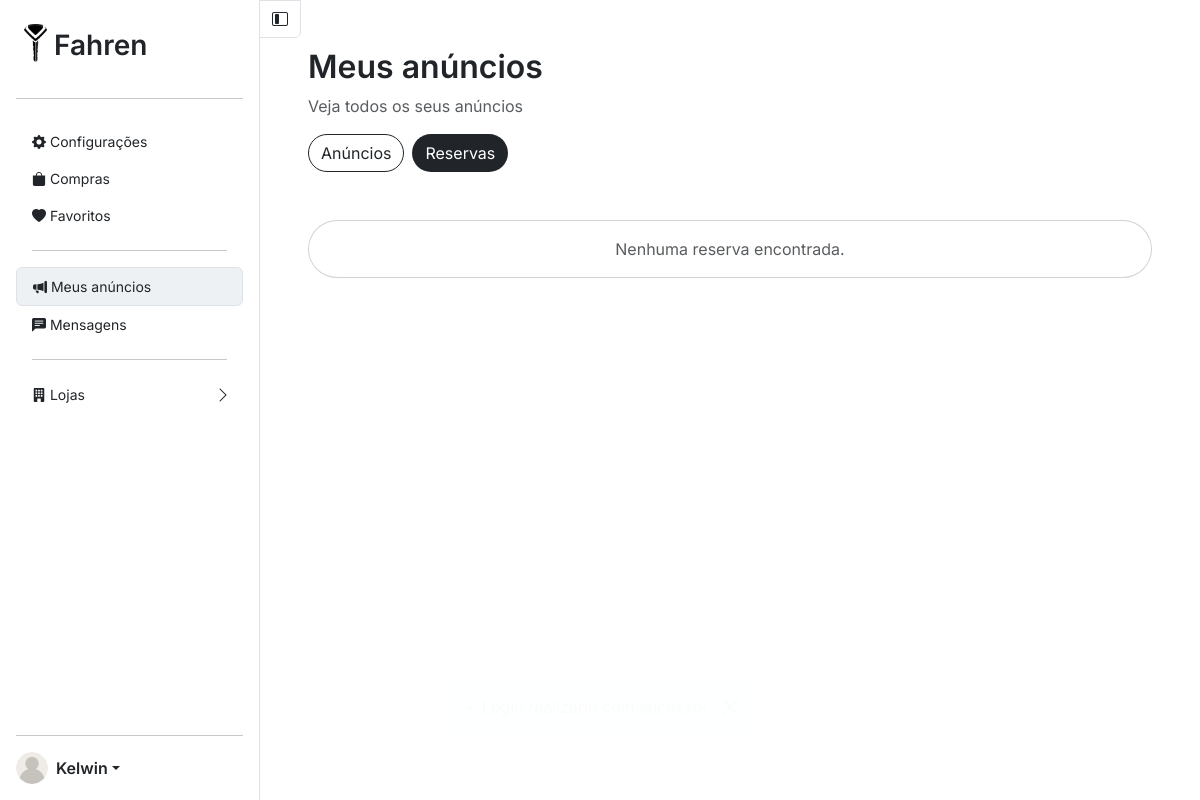
/menu/reservas.php (signed in), run on an earlier commit of the app's database.
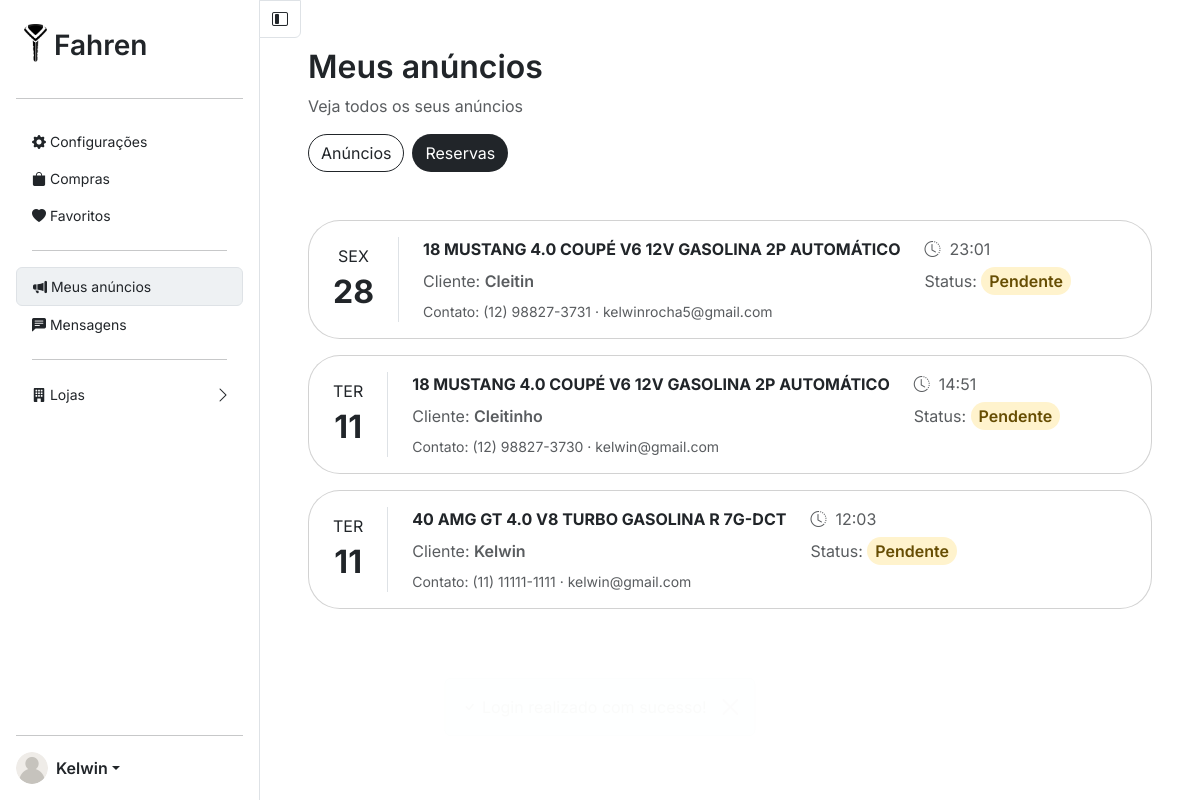
And on a later commit of the database.
### tables this page shows
CREATE TABLE `reservas` (
  `id` int(11) NOT NULL,
  `id_veiculo` int(11) NOT NULL,
  `nome` varchar(120) NOT NULL,
  `telefone` varchar(20) NOT NULL,
  `email` varchar(120) DEFAULT NULL,
  `preferencia_contato` enum('telefone','whatsapp','email') DEFAULT 'telefone',
  `data` date NOT NULL,
  `hora` time NOT NULL,
  `acompanhantes_qtd` tinyint(3) UNSIGNED DEFAULT 0,
  `estado` char(2) DEFAULT NULL,
  `cidade` varchar(100) DEFAULT NULL,
  `bairro` varchar(100) DEFAULT NULL,
  `rua` varchar(150) DEFAULT NULL,
  `numero` varchar(10) DEFAULT NULL,
  `complemento` varchar(100) DEFAULT NULL,
  `cep` varchar(9) DEFAULT NULL,
  `observacoes` text DEFAULT NULL,
  `status` enum('pendente','confirmada','cancelada','realizada') DEFAULT 'pendente',
  `criado_em` datetime DEFAULT current_timestamp(),
  `atualizado_em` datetime DEFAULT current_timestamp() ON UPDATE current_timestamp()
);

CREATE TABLE `anuncios_carros` (
  `id` int(12) NOT NULL,
  `ativo` char(1) NOT NULL DEFAULT 'A',
  `modelo` varchar(75) DEFAULT NULL,
  `estado_local` char(2) DEFAULT NULL,
  `cidade` varchar(255) DEFAULT NULL,
  `marca` int(2) DEFAULT NULL,
  `versao` varchar(150) DEFAULT NULL,
  `carroceria` int(2) DEFAULT NULL,
  `preco` int(9) NOT NULL DEFAULT 0,
  `condicao` char(1) NOT NULL DEFAULT 'U',
  `quilometragem` int(10) DEFAULT NULL,
  `ano_fabricacao` int(4) DEFAULT NULL,
  `ano_modelo` int(4) DEFAULT NULL,
  `propulsao` varchar(10) DEFAULT NULL,
  `combustivel` varchar(20) DEFAULT NULL,
  `cambio` char(1) DEFAULT NULL COMMENT 'A=Automático, M=Manual, C=CVT, T=Automatizado',
  `blindagem` char(1) DEFAULT '0',
  `id_vendedor` int(10) DEFAULT NULL,
  `tipo_vendedor` char(1) NOT NULL DEFAULT '0',
  `imagens` varchar(255) DEFAULT NULL,
  `leilao` char(1) DEFAULT NULL,
  `portas_qtd` smallint(1) DEFAULT 4,
  `assentos_qtd` smallint(1) DEFAULT 5,
  `placa` char(7) DEFAULT NULL,
  `data_criacao` datetime NOT NULL DEFAULT current_timestamp(),
  `cor` int(2) NOT NULL,
  `quant_proprietario` char(1) NOT NULL,
  `revisao` char(1) NOT NULL,
  `vistoria` char(1) NOT NULL,
  `sinistro` char(1) NOT NULL,
  `ipva` char(1) NOT NULL,
  `licenciamento` char(1) NOT NULL,
  `estado_conservacao` char(1) NOT NULL,
  `uso_anterior` char(1) NOT NULL,
  `aceita_troca` char(1) NOT NULL,
  `email` varchar(256) DEFAULT NULL,
  `telefone` varchar(20) DEFAULT NULL,
  `garantia` int(2) NOT NULL,
  `descricao` text DEFAULT NULL
);

### menu/reservas.php (the view, shortened to what the changed rows need)
<?php
include('../controladores/conexao_bd.php');
$id = $_SESSION['id'];
 $sql = "SELECT r.*, a.modelo as modelo_veiculo, a.versao as versao_veiculo, a.marca as marca_veiculo, a.id_vendedor FROM reservas r INNER JOIN anuncios_carros a ON r.id_veiculo = a.id WHERE a.id_vendedor = $id ORDER BY r.criado_em DESC";
 $resultado = mysqli_query($conexao, $sql);
 $reservas = [];
 while ($linha = mysqli_fetch_assoc($resultado)) {
     $reservas[] = $linha;
 }
function format_phone_display($digits) {
    $digits_only = preg_replace('/\D+/', '', $digits);
    $area = substr($digits_only, 0, 2);
    $rest = substr($digits_only, 2);
    $len = strlen($rest);
    $last4 = substr($rest, -4);
    $firstPart = substr($rest, 0, $len - 4);
    return '(' . $area . ') ' . $firstPart . '-' . $last4;
}
function day_abbr_pt($date) {
    $w = date('w', strtotime($date));
    $map = ['dom','seg','ter','qua','qui','sex','sab'];
    return $map[$w] ?? '';
}
?>
<!doctype html>
<html lang="pt-br">
<head>
    <link rel="stylesheet" href="../style.css">
    <link href="https://cdn.jsdelivr.net/npm/bootstrap@5.3.7/dist/css/bootstrap.min.css" rel="stylesheet">
    <link rel="stylesheet" href="https://cdn.jsdelivr.net/npm/bootstrap-icons@1.13.1/font/bootstrap-icons.min.css">
</head>
<body class="overflow-x-hidden">
    <main class="container-fluid d-flex vh-100 p-0">
        <div class="col" style="margin-left: calc(200px + 5vw);">
            <div class="container-fluid p-5 d-flex flex-column h-100 overflow-auto">
                <div class="row">
                    <h2 class="pb-2 fw-semibold mb-0">Meus anúncios</h2>
                </div>
                <div class="row row-cols-1 g-3">
                    <?php if (!empty($reservas)): ?>
                        <?php foreach ($reservas as $res): ?>
                            <?php
                                $badgeClass = 'bg-secondary-subtle text-secondary';
                                switch ($res['status']) {
                                    default: $badgeClass = 'bg-warning-subtle text-warning-emphasis'; break;
                                }
                                $data_display = day_abbr_pt($res['data']);
                                $dia = date('d', strtotime($res['data']));
                            ?>
                            <div class="col-12">
                                <div class="card rounded-5 reserva-card" role="button" data-id="<?= $res['id'] ?>"
                                     data-nome="<?= htmlspecialchars($res['nome'], ENT_QUOTES) ?>"
                                     data-telefone="<?= htmlspecialchars(format_phone_display($res['telefone']), ENT_QUOTES) ?>"
                                     data-email="<?= htmlspecialchars($res['email'], ENT_QUOTES) ?>"
                                     data-preferencia_contato="<?= htmlspecialchars($res['preferencia_contato'], ENT_QUOTES) ?>"
                                     data-data="<?= $res['data'] ?>"
                                     data-hora="<?= $res['hora'] ?>"
                                     data-acompanhantes_qtd="<?= $res['acompanhantes_qtd'] ?>"
                                     data-estado="<?= htmlspecialchars($res['estado'], ENT_QUOTES) ?>"
                                     data-cidade="<?= htmlspecialchars($res['cidade'], ENT_QUOTES) ?>"
                                     data-bairro="<?= htmlspecialchars($res['bairro'], ENT_QUOTES) ?>"
                                     data-rua="<?= htmlspecialchars($res['rua'], ENT_QUOTES) ?>"
                                     data-numero="<?= htmlspecialchars($res['numero'], ENT_QUOTES) ?>"
                                     data-complemento="<?= htmlspecialchars($res['complemento'], ENT_QUOTES) ?>"
                                     data-cep="<?= htmlspecialchars($res['cep'], ENT_QUOTES) ?>"
                                     data-observacoes="<?= htmlspecialchars($res['observacoes'], ENT_QUOTES) ?>"
                                     data-status="<?= $res['status'] ?>"
                                     >
                                    <div class="card-body d-flex px-0 gap-4">
                                            <div class="d-flex flex-column text-center justify-content-center align-items-center px-4 border-end">
                                            <span class="fs-6 text-uppercase"><?= $data_display ?></span>
                                            <span class="fs-2 fw-bold"><?= $dia ?></span>
                                        </div>
                                        <div class="row row-cols-2 text-muted w-100 align-items-start">
                                            <div class="col-auto d-flex flex-column justify-content-center gap-2">
                                                <span class="text-dark fw-bold text-uppercase"><?= htmlspecialchars($res['marca_veiculo'] . ' ' . $res['modelo_veiculo'] . ' ' . $res['versao_veiculo'], ENT_QUOTES) ?></span>
                                                <span>Cliente: <span class="fw-semibold"><?= htmlspecialchars($res['nome'], ENT_QUOTES) ?></span></span>
                                                <small class="text-muted">Contato: <?= htmlspecialchars(format_phone_display($res['telefone']), ENT_QUOTES) ?> · <?= htmlspecialchars($res['email'], ENT_QUOTES) ?></small>
                                            </div>
                                            <div class="col-auto d-flex flex-column justify-content-center gap-2">
                                                <span><i class="bi bi-clock-history"></i> &nbsp;<?= date('H:i', strtotime($res['hora'])) ?></span>
                                                <span>Status: <span class="fw-semibold px-2 py-1 rounded-pill <?= $badgeClass ?> reserva-badge" data-status="<?= $res['status'] ?>"><?= ucfirst($res['status']) ?></span></span>
                                            </div>
                                        </div>
                                    </div>
                                </div>
                            </div>
                        <?php endforeach; ?>
                    <?php else: ?>
                        <div class="col-12">
                            <div class="card rounded-5">
                                <div class="card-body">
                                    <div class="text-center text-muted">
                                        <p class="mb-0">Nenhuma reserva encontrada.</p>
                                    </div>
                                </div>
                            </div>
                        </div>
                    <?php endif; ?>
                </div>
            </div>
    </main>
</body>
</html>

What changed in the data, as far as the page shows it:
added reservas: data "SEX", data "28", id_veiculo.versao "18 MUSTANG 4.0 COUPÉ V6 12V GASOLINA 2P AUTOMÁTICO", nome "Cleitin", telefone "(12) 98827-3731", email "kelwinrocha5@gmail.com", hora "23:01", status "Pendente"
added reservas: data "TER", data "11", id_veiculo.versao "18 MUSTANG 4.0 COUPÉ V6 12V GASOLINA 2P AUTOMÁTICO", nome "Cleitinho", telefone "(12) 98827-3730", email "kelwin@gmail.com", hora "14:51", status "Pendente"
added reservas: data "TER", data "11", id_veiculo.versao "40 AMG GT 4.0 V8 TURBO GASOLINA R 7G-DCT", nome "Kelwin", telefone "(11) 11111-1111", email "kelwin@gmail.com", hora "12:03", status "Pendente"
Also different on the page:
text no longer shown: "Nenhuma reserva encontrada."
